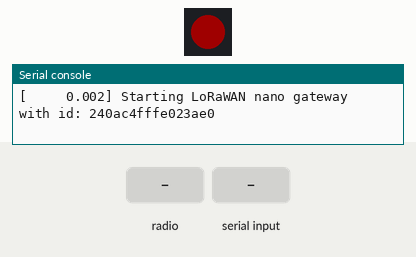
This program was run on a simulated Pycom board running MicroPython. Parts: 1 RGB LEDs in strip order, left to right, the last lines printed to the serial console. The inputs (shaded band) are chosen by the test bench. Dim RGB values are drawn brighter than linear; WiFi joins after 1.5 s; the clock reads 2024-03-15 10:24:30 at power-on unless the program sets it; random numbers come from a fixed seed; threads take turns every 2 ms.

Above: at 0.1 s.
At 2.7 s:
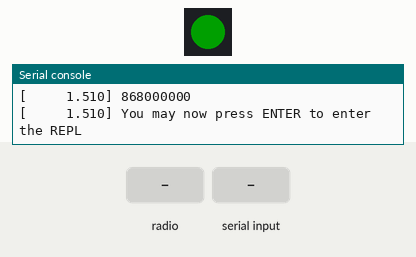
2.8 s: radio message "BW125" arrives
4.3 s: "BW125" typed at the serial console, then Enter
Timing chart, 0 to 7.3 s (numbered marks = the images above; inputs shaded):
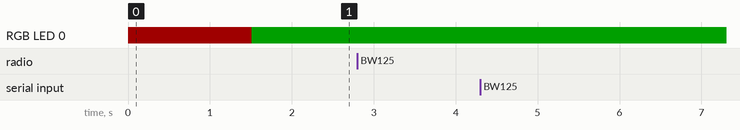

The program:

main.py
```python
""" LoPy LoRaWAN Nano Gateway example usage """

import config
import pycom
from nanogateway import NanoGateway

pycom.heartbeat(False)
pycom.rgbled(0x1f0000) # red

if __name__ == '__main__':
    nanogw = NanoGateway(
        id=config.GATEWAY_ID,
        frequency=config.LORA_FREQUENCY,
        datarate=config.LORA_GW_DR,
        ssid=config.WIFI_SSID,
        password=config.WIFI_PASS,
        server=config.SERVER,
        port=config.PORT,
        ntp_server=config.NTP,
        ntp_period=config.NTP_PERIOD_S
        )

    nanogw.start()
    nanogw._log('You may now press ENTER to enter the REPL')
    pycom.rgbled(0x001f00) # green
    input()
```

config.py
```python
""" LoPy LoRaWAN Nano Gateway configuration options """

import machine
import ubinascii

WIFI_MAC = ubinascii.hexlify(machine.unique_id()).upper()
# Set  the Gateway ID to be the first 3 bytes of MAC address + 'FFFE' + last 3 bytes of MAC address
#GATEWAY_ID = WIFI_MAC[:6] + "FFFE" + WIFI_MAC[6:12]
GATEWAY_ID = '240ac4fffe023ae0'

#SERVER = 'asis-se.thethings.network'
SERVER = 'thethings.meshed.com.au'
#SERVER = 'router.us.thethings.network'

PORT = 1700

NTP = "pool.ntp.org"
NTP_PERIOD_S = 3600


#WIFI_SSID = 'IW_phone'
#WIFI_PASS = 'helloEevee123'

WIFI_SSID = 'helloap'
WIFI_PASS = 'C1sc0123'

# for EU868
#LORA_FREQUENCY = 868100000
#LORA_GW_DR = "SF7BW125" # DR_5
#LORA_NODE_DR = 5

# for US915
#LORA_FREQUENCY = 903900000
LORA_FREQUENCY = 915000000
LORA_GW_DR = "SF7BW125" # DR_3
LORA_NODE_DR = 3
```

nanogateway.py
```python
 #""" LoPy LoRaWAN Nano Gateway. Can be used for both EU868 and US915. """

import errno
import machine
import ubinascii
import ujson
import uos
import usocket
import utime
import time
import _thread
from micropython import const
from network import LoRa
from network import WLAN
from machine import Timer


PROTOCOL_VERSION = const(2)

PUSH_DATA = const(0)
PUSH_ACK = const(1)
PULL_DATA = const(2)
PULL_ACK = const(4)
PULL_RESP = const(3)

TX_ERR_NONE = 'NONE'
TX_ERR_TOO_LATE = 'TOO_LATE'
TX_ERR_TOO_EARLY = 'TOO_EARLY'
TX_ERR_COLLISION_PACKET = 'COLLISION_PACKET'
TX_ERR_COLLISION_BEACON = 'COLLISION_BEACON'
TX_ERR_TX_FREQ = 'TX_FREQ'
TX_ERR_TX_POWER = 'TX_POWER'
TX_ERR_GPS_UNLOCKED = 'GPS_UNLOCKED'

UDP_THREAD_CYCLE_MS = const(10)

STAT_PK = {
    'stat': {
        'time': '',
        'lati': 0,
        'long': 0,
        'alti': 0,
        'rxnb': 0,
        'rxok': 0,
        'rxfw': 0,
        'ackr': 100.0,
        'dwnb': 0,
        'txnb': 0
    }
}

RX_PK = {
    'rxpk': [{
        'time': '',
        'tmst': 0,
        'chan': 0,
        'rfch': 0,
        'freq': 0,
        'stat': 1,
        'modu': 'LORA',
        'datr': '',
        'codr': '4/5',
        'rssi': 0,
        'lsnr': 0,
        'size': 0,
        'data': ''
    }]
}

TX_ACK_PK = {
    'txpk_ack': {
        'error': ''
    }
}


class NanoGateway:
    """
    Nano gateway class, set up by default for use with TTN, but can be configured
    for any other network supporting the Semtech Packet Forwarder.
    Only required configuration is wifi_ssid and wifi_password which are used for
    connecting to the Internet.
    """

    def __init__(self, id, frequency, datarate, ssid, password, server, port, ntp_server='pool.ntp.org', ntp_period=3600):
        self.id = id
        self.server = server
        self.port = port

        self.frequency = frequency
        self.datarate = datarate

        self.ssid = ssid
        self.password = password

        self.ntp_server = ntp_server
        self.ntp_period = ntp_period

        self.server_ip = None

        self.rxnb = 0
        self.rxok = 0
        self.rxfw = 0
        self.dwnb = 0
        self.txnb = 0

        self.sf = self._dr_to_sf(self.datarate)
        self.bw = self._dr_to_bw(self.datarate)

        self.stat_alarm = None
        self.pull_alarm = None
        self.uplink_alarm = None

        self.wlan = None
        self.sock = None
        self.udp_stop = False
        self.udp_lock = _thread.allocate_lock()

        self.lora = None
        self.lora_sock = None

        self.rtc = machine.RTC()

    def start(self):
        """
        Starts the LoRaWAN nano gateway.
        """

        self._log('Starting LoRaWAN nano gateway with id: {}', self.id)

        # setup WiFi as a station and connect
        self.wlan = WLAN(mode=WLAN.STA)
        self._connect_to_wifi()

        # get a time sync
        self._log('Syncing time with {} ...', self.ntp_server)
        self.rtc.ntp_sync(self.ntp_server, update_period=self.ntp_period)
        while not self.rtc.synced():
            utime.sleep_ms(50)
        self._log("RTC NTP sync complete")

        # get the server IP and create an UDP socket
        self.server_ip = usocket.getaddrinfo(self.server, self.port)[0][-1]
        self._log('Opening UDP socket to {} ({}) port {}...', self.server, self.server_ip[0], self.server_ip[1])
        self.sock = usocket.socket(usocket.AF_INET, usocket.SOCK_DGRAM, usocket.IPPROTO_UDP)
        self.sock.setsockopt(usocket.SOL_SOCKET, usocket.SO_REUSEADDR, 1)
        self.sock.setblocking(False)

        # push the first time immediatelly
        self._push_data(self._make_stat_packet())

        # create the alarms
        self.stat_alarm = Timer.Alarm(handler=lambda t: self._push_data(self._make_stat_packet()), s=60, periodic=True)
        self.pull_alarm = Timer.Alarm(handler=lambda u: self._pull_data(), s=25, periodic=True)

        # start the UDP receive thread
        self.udp_stop = False
        _thread.start_new_thread(self._udp_thread, ())

        # initialize the LoRa radio in LORA mode
        self._log('Setting up the LoRa radio at {:.1f} Mhz using {}', self._freq_to_float(self.frequency), self.datarate)
        self.lora = LoRa(
            #mode=LoRa.LORAWAN,
            mode=LoRa.LORA,
            frequency=self.frequency,
            bandwidth=self.bw,
            sf=self.sf,
            preamble=8,
            coding_rate=LoRa.CODING_4_5,
            tx_iq=True
        )

        # create a raw LoRa socket
        self.lora_sock = usocket.socket(usocket.AF_LORA, usocket.SOCK_RAW)
        self.lora_sock.setblocking(False)
        self.lora_tx_done = False

        self.lora.callback(trigger=(LoRa.RX_PACKET_EVENT | LoRa.TX_PACKET_EVENT), handler=self._lora_cb)
        self._log('LoRaWAN nano gateway online')
        self._log(self.lora.frequency())

    def stop(self):
        """
        Stops the LoRaWAN nano gateway.
        """

        self._log('Stopping...')

        # send the LoRa radio to sleep
        self.lora.callback(trigger=None, handler=None)
        self.lora.power_mode(LoRa.SLEEP)

        # stop the NTP sync
        self.rtc.ntp_sync(None)

        # cancel all the alarms
        self.stat_alarm.cancel()
        self.pull_alarm.cancel()

        # signal the UDP thread to stop
        self.udp_stop = True
        while self.udp_stop:
            utime.sleep_ms(50)

        # disable WLAN
        self.wlan.disconnect()
        self.wlan.deinit()

    def _connect_to_wifi(self):
        self.wlan.connect('legohome', auth=(WLAN.WPA2, 'helloworldbear'))
#        self.wlan.connect(self.ssid, auth=(None, self.password))
        while not self.wlan.isconnected():
            utime.sleep_ms(50)
        self._log('WiFi connected to: {}', self.ssid)

    def _dr_to_sf(self, dr):
        sf = dr[2:4]
        if sf[1] not in '0123456789':
            sf = sf[:1]
        return int(sf)

    def _dr_to_bw(self, dr):
        bw = dr[-5:]
        if bw == 'BW125':
            return LoRa.BW_125KHZ
        elif bw == 'BW250':
            return LoRa.BW_250KHZ
        else:
            return LoRa.BW_500KHZ

    def _sf_bw_to_dr(self, sf, bw):
        dr = 'SF' + str(sf)
        if bw == LoRa.BW_125KHZ:
            return dr + 'BW125'
        elif bw == LoRa.BW_250KHZ:
            return dr + 'BW250'
        else:
            return dr + 'BW500'

    def _lora_cb(self, lora):
        """
        LoRa radio events callback handler.
        """

        events = lora.events()
        if events & LoRa.RX_PACKET_EVENT:
            self.rxnb += 1
            self.rxok += 1
            rx_data = self.lora_sock.recv(256)
            stats = lora.stats()
            packet = self._make_node_packet(rx_data, self.rtc.now(), stats.rx_timestamp, stats.sfrx, self.bw, stats.rssi, stats.snr)
            self._push_data(packet)
            self._log('Received packet: {}', packet)
            self.rxfw += 1
        if events & LoRa.TX_PACKET_EVENT:
            self.txnb += 1
            lora.init(
                mode=LoRa.LORA,
                frequency=self.frequency,
                bandwidth=self.bw,
                sf=self.sf,
                preamble=8,
                coding_rate=LoRa.CODING_4_5,
                tx_iq=True
                )

    def _freq_to_float(self, frequency):
        """
        MicroPython has some inprecision when doing large float division.
        To counter this, this method first does integer division until we
        reach the decimal breaking point. This doesn't completely elimate
        the issue in all cases, but it does help for a number of commonly
        used frequencies.
        """

        divider = 6
        while divider > 0 and frequency % 10 == 0:
            frequency = frequency // 10
            divider -= 1
        if divider > 0:
            frequency = frequency / (10 ** divider)
        return frequency

    def _make_stat_packet(self):
        now = self.rtc.now()
        STAT_PK["stat"]["time"] = "%d-%02d-%02d %02d:%02d:%02d GMT" % (now[0], now[1], now[2], now[3], now[4], now[5])
        STAT_PK["stat"]["rxnb"] = self.rxnb
        STAT_PK["stat"]["rxok"] = self.rxok
        STAT_PK["stat"]["rxfw"] = self.rxfw
        STAT_PK["stat"]["dwnb"] = self.dwnb
        STAT_PK["stat"]["txnb"] = self.txnb
        return ujson.dumps(STAT_PK)

    def _make_node_packet(self, rx_data, rx_time, tmst, sf, bw, rssi, snr):
        RX_PK["rxpk"][0]["time"] = "%d-%02d-%02dT%02d:%02d:%02d.%dZ" % (rx_time[0], rx_time[1], rx_time[2], rx_time[3], rx_time[4], rx_time[5], rx_time[6])
        RX_PK["rxpk"][0]["tmst"] = tmst
        RX_PK["rxpk"][0]["freq"] = self._freq_to_float(self.frequency)
        RX_PK["rxpk"][0]["datr"] = self._sf_bw_to_dr(sf, bw)
        RX_PK["rxpk"][0]["rssi"] = rssi
        RX_PK["rxpk"][0]["lsnr"] = snr
        RX_PK["rxpk"][0]["data"] = ubinascii.b2a_base64(rx_data)[:-1]
        RX_PK["rxpk"][0]["size"] = len(rx_data)
        return ujson.dumps(RX_PK)

    def _push_data(self, data):
        token = uos.urandom(2)
        packet = bytes([PROTOCOL_VERSION]) + token + bytes([PUSH_DATA]) + ubinascii.unhexlify(self.id) + data
        with self.udp_lock:
            try:
                self.sock.sendto(packet, self.server_ip)
            except Exception as ex:
                self._log('Failed to push uplink packet to server: {}', ex)

    def _pull_data(self):
        token = uos.urandom(2)
        packet = bytes([PROTOCOL_VERSION]) + token + bytes([PULL_DATA]) + ubinascii.unhexlify(self.id)
        with self.udp_lock:
            try:
                self.sock.sendto(packet, self.server_ip)
            except Exception as ex:
                self._log('Failed to pull downlink packets from server: {}', ex)

    def _ack_pull_rsp(self, token, error):
        TX_ACK_PK["txpk_ack"]["error"] = error
        resp = ujson.dumps(TX_ACK_PK)
        packet = bytes([PROTOCOL_VERSION]) + token + bytes([PULL_ACK]) + ubinascii.unhexlify(self.id) + resp
        with self.udp_lock:
            try:
                self.sock.sendto(packet, self.server_ip)
            except Exception as ex:
                self._log('PULL RSP ACK exception: {}', ex)

    def _send_down_link(self, data, tmst, datarate, frequency):
        """
        Transmits a downlink message over LoRa.
        """

        self.lora.init(
            mode=LoRa.LORA,
            frequency=frequency,
            bandwidth=self._dr_to_bw(datarate),
            sf=self._dr_to_sf(datarate),
            preamble=8,
            coding_rate=LoRa.CODING_4_5,
            tx_iq=True
            )
        while utime.ticks_us() < tmst:
            pass
        self.lora_sock.send(data)
        self._log(
            'Sent downlink packet scheduled on {:.3f}, at {:.1f} Mhz using {}: {}',
            tmst / 1000000,
            self._freq_to_float(frequency),
            datarate,
            data
        )

    def _udp_thread(self):
        """
        UDP thread, reads data from the server and handles it.
        """

        while not self.udp_stop:
            try:
                data, src = self.sock.recvfrom(1024)
                _token = data[1:3]
                _type = data[3]
                if _type == PUSH_ACK:
                    self._log("Push ack")
                elif _type == PULL_ACK:
                    self._log("Pull ack")
#                    self._log(self.lora.frequency())
#                    self._log(data[3])
#                    time.sleep(1)
                elif _type == PULL_RESP:
                    self.dwnb += 1
                    ack_error = TX_ERR_NONE
                    tx_pk = ujson.loads(data[4:])
                    tmst = tx_pk["txpk"]["tmst"]
                    t_us = tmst - utime.ticks_us() - 12500
                    if t_us < 0:
                        t_us += 0xFFFFFFFF
                    if t_us < 20000000:
                        self.uplink_alarm = Timer.Alarm(
                            handler=lambda x: self._send_down_link(
                                ubinascii.a2b_base64(tx_pk["txpk"]["data"]),
                                tx_pk["txpk"]["tmst"] - 50, tx_pk["txpk"]["datr"],
                                int(tx_pk["txpk"]["freq"] * 1000000)
                            ),
                            us=t_us
                        )
                    else:
                        ack_error = TX_ERR_TOO_LATE
                        self._log('Downlink timestamp error!, t_us: {}', t_us)
                    self._ack_pull_rsp(_token, ack_error)
                    self._log("Pull rsp")
            except usocket.timeout:
                pass
            except OSError as ex:
                if ex.errno != errno.EAGAIN:
                    self._log('UDP recv OSError Exception: {}', ex)
            except Exception as ex:
                self._log('UDP recv Exception: {}', ex)

            # wait before trying to receive again
            utime.sleep_ms(UDP_THREAD_CYCLE_MS)

        # we are to close the socket
        self.sock.close()
        self.udp_stop = False
        self._log('UDP thread stopped')

    def _log(self, message, *args):
        """
        Outputs a log message to stdout.
        """

        print('[{:>10.3f}] {}'.format(
            utime.ticks_ms() / 1000,
            str(message).format(*args)
            ))
```
